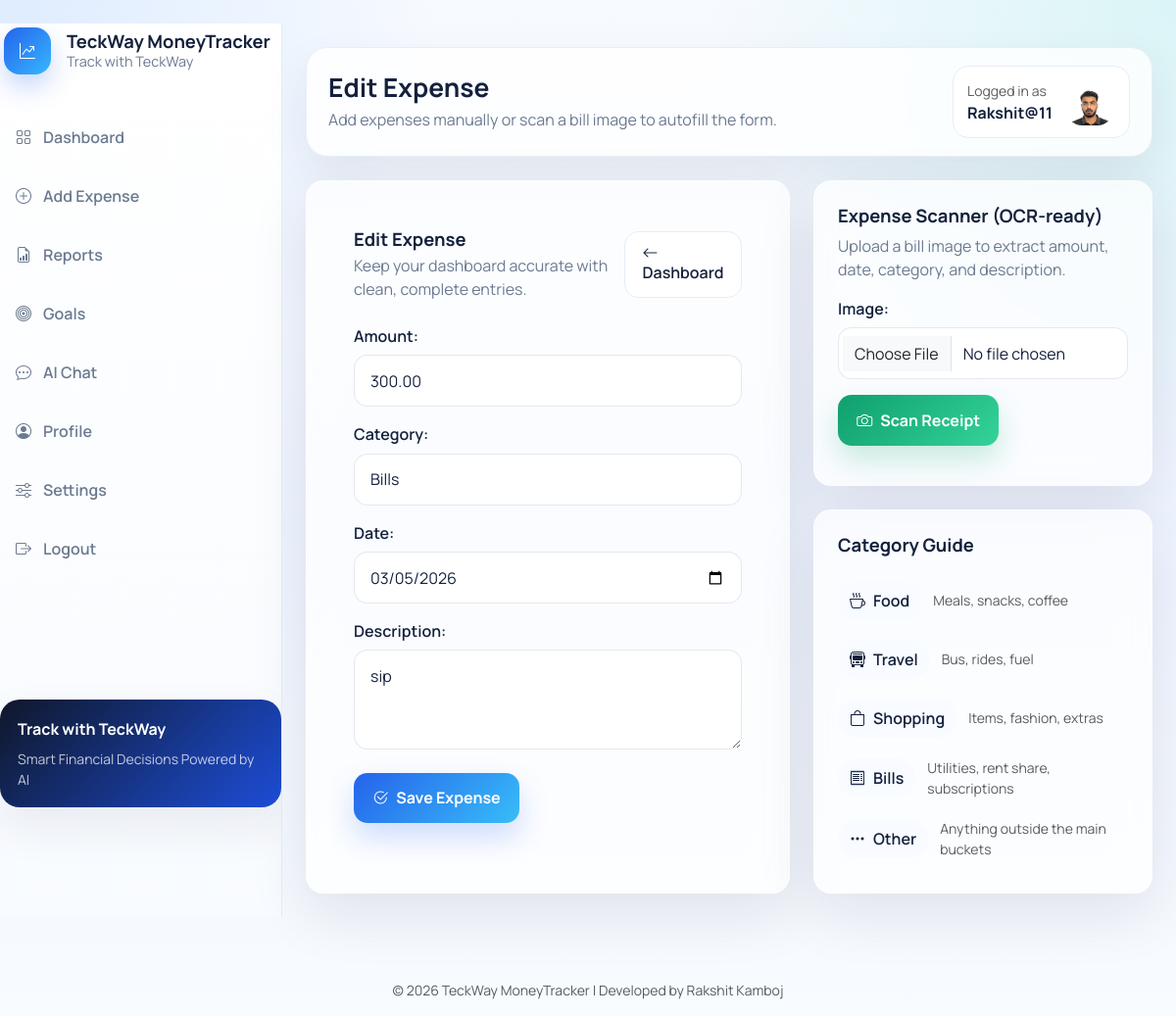
Page /expenses/2/edit/ (signed in) on the committed database.
### finance/models.py (models this page shows, shortened)
class Profile(models.Model):
    user = models.OneToOneField(User, on_delete=models.CASCADE, related_name="profile")
    profile_picture = models.ImageField(upload_to="profiles/", blank=True, null=True)
    dark_mode = models.BooleanField(default=False)
    saving_streak = models.PositiveIntegerField(default=0)

class Expense(models.Model):
    CATEGORY_CHOICES = [
        ("Food", "Food"),
        ("Travel", "Travel"),
        ("Shopping", "Shopping"),
        ("Bills", "Bills"),
        ("Other", "Other"),
    ]
    user = models.ForeignKey(
        settings.AUTH_USER_MODEL,
        on_delete=models.CASCADE,
        related_name="expenses",
    )
    amount = models.DecimalField(max_digits=10, decimal_places=2)
    category = models.CharField(max_length=20, choices=CATEGORY_CHOICES)
    date = models.DateField()
    description = models.TextField(blank=True)
    class Meta:
        ordering = ["-date", "-id"]

### finance/views.py (the view)
# urls.py: path("expenses/<int:pk>/edit/", views.edit_expense, name="edit_expense"),
@login_required
def edit_expense(request, pk):
    expense = get_object_or_404(Expense, pk=pk, user=request.user)
    form = ExpenseForm(request.POST or None, instance=expense)
    if request.method == "POST" and form.is_valid():
        form.save()
        messages.success(request, "Expense updated successfully.")
        return redirect("dashboard")
    return render(request, "add_expense.html", {"form": form, "scan_form": ExpenseScanForm(), "page_title": "Edit Expense"})

### finance/forms.py
class ExpenseForm(forms.ModelForm):
    date = forms.DateField(
        widget=forms.DateInput(attrs={"type": "date", "class": "form-control"})
    )
    class Meta:
        model = Expense
        fields = ("amount", "category", "date", "description")
        widgets = {
            "amount": forms.NumberInput(attrs={"class": "form-control", "step": "0.01"}),
            "category": forms.Select(attrs={"class": "form-select"}),
            "description": forms.Textarea(attrs={"rows": 3, "class": "form-control"}),
        }

class ExpenseScanForm(forms.ModelForm):
    class Meta:
        model = ExpenseScan
        fields = ("image",)
        widgets = {
            "image": forms.ClearableFileInput(attrs={"class": "form-control", "accept": "image/*"}),
        }

### templates/add_expense.html (shortened to what this page needs)
﻿{% extends "base.html" %}
{% block page_heading %}{{ page_title }}{% endblock %}
{% block page_subheading %}Add expenses manually or scan a bill image to autofill the form.{% endblock %}
{% block content %}
<div class="row g-4">
    <div class="col-xl-7">
        <div class="surface-card form-card p-4 p-lg-5 interactive-card h-100">
            <div class="d-flex justify-content-between align-items-center mb-4">
                <div>
                    <h2 class="section-title mb-1">{{ page_title }}</h2>
                    <p class="section-subtitle">Keep your dashboard accurate with clean, complete entries.</p>
                </div>
                <a href="{% url 'dashboard' %}" class="btn-outline-modern"><i class="bi bi-arrow-left me-2"></i>Dashboard</a>
            </div>
            <form method="post" class="form-grid">
                {{ form.as_p }}
                <button type="submit" class="btn-soft-primary mt-2"><i class="bi bi-check2-circle me-2"></i>Save Expense</button>
            </form>
        </div>
    </div>
    <div class="col-xl-5">
        <div class="surface-card p-4 interactive-card mb-4">
            <h3 class="section-title mb-2">Expense Scanner (OCR-ready)</h3>
            <p class="section-subtitle mb-3">Upload a bill image to extract amount, date, category, and description.</p>
            <form method="post" action="{% url 'scan_expense' %}" enctype="multipart/form-data" class="form-grid">
                {{ scan_form.as_p }}
                <button type="submit" class="btn-soft-success"><i class="bi bi-camera me-2"></i>Scan Receipt</button>
            </form>
        </div>
        <div class="surface-card p-4 interactive-card">
            <h3 class="section-title mb-3">Category Guide</h3>
            <ul class="list-clean">
                <li><span class="category-pill"><i class="bi bi-cup-hot"></i>Food</span><span class="small text-muted">Meals, snacks, coffee</span></li>
                <li><span class="category-pill"><i class="bi bi-bus-front"></i>Travel</span><span class="small text-muted">Bus, rides, fuel</span></li>
                <li><span class="category-pill"><i class="bi bi-bag"></i>Shopping</span><span class="small text-muted">Items, fashion, extras</span></li>
                <li><span class="category-pill"><i class="bi bi-receipt"></i>Bills</span><span class="small text-muted">Utilities, rent share, subscriptions</span></li>
                <li><span class="category-pill"><i class="bi bi-three-dots"></i>Other</span><span class="small text-muted">Anything outside the main buckets</span></li>
            </ul>
        </div>
    </div>
</div>
{% endblock %}

### templates/base.html (shortened to what this page needs)
﻿<!DOCTYPE html>
<html lang="en" data-theme="{% if user.is_authenticated and user.profile.dark_mode %}dark{% else %}light{% endif %}">
<head>
    <link href="https://cdn.jsdelivr.net/npm/bootstrap@5.3.3/dist/css/bootstrap.min.css" rel="stylesheet">
    <link href="https://cdn.jsdelivr.net/npm/bootstrap-icons@1.11.3/font/bootstrap-icons.css" rel="stylesheet">
    <link href="/static/css/app.css?v=20260327-premium-redesign" rel="stylesheet">
</head>
<body>
    {% if user.is_authenticated %}
        <div class="app-shell d-lg-flex">
            <aside class="sidebar offcanvas-lg offcanvas-start" tabindex="-1" id="appSidebar" aria-labelledby="appSidebarLabel">
                <div class="sidebar-inner d-flex flex-column offcanvas-body">
                    <div class="sidebar-brand d-flex align-items-center justify-content-between gap-3">
                        <div class="d-flex align-items-center gap-3 min-w-0">
                            <div class="brand-mark flex-shrink-0"><i class="bi bi-graph-up-arrow"></i></div>
                            <div class="brand-copy">
                                <h4 id="appSidebarLabel">TeckWay MoneyTracker</h4>
                                <p>Track with TeckWay</p>
                            </div>
                        </div>
                    </div>
                    <nav class="sidebar-nav">
                        <a class="sidebar-link {% if request.resolver_match.url_name == 'dashboard' %}active{% endif %}" href="{% url 'dashboard' %}"><i class="bi bi-grid"></i><span>Dashboard</span></a>
                        <a class="sidebar-link {% if request.resolver_match.url_name == 'add_expense' %}active{% endif %}" href="{% url 'add_expense' %}"><i class="bi bi-plus-circle"></i><span>Add Expense</span></a>
                        <a class="sidebar-link {% if request.resolver_match.url_name == 'reports' %}active{% endif %}" href="{% url 'reports' %}"><i class="bi bi-file-earmark-bar-graph"></i><span>Reports</span></a>
                        <a class="sidebar-link " href="{% url 'goals' %}"><i class="bi bi-bullseye"></i><span>Goals</span></a>
                        <a class="sidebar-link {% if request.resolver_match.url_name == 'chat' %}active{% endif %}" href="{% url 'chat' %}"><i class="bi bi-chat-dots"></i><span>AI Chat</span></a>
                        <a class="sidebar-link {% if request.resolver_match.url_name == 'profile' %}active{% endif %}" href="{% url 'profile' %}"><i class="bi bi-person-circle"></i><span>Profile</span></a>
                        <a class="sidebar-link {% if request.resolver_match.url_name == 'settings' %}active{% endif %}" href="{% url 'settings' %}"><i class="bi bi-sliders"></i><span>Settings</span></a>
                        <form method="post" action="{% url 'logout' %}" class="mt-2">
                            <button type="submit" class="sidebar-link border-0 bg-transparent w-100 text-start"><i class="bi bi-box-arrow-right"></i><span>Logout</span></button>
                        </form>
                    </nav>
                    <div class="sidebar-footer d-none d-lg-block">
                        <div class="sidebar-tip">
                            <div class="fw-bold mb-2">Track with TeckWay</div>
                            <div class="small opacity-75">Smart Financial Decisions Powered by AI</div>
                        </div>
                    </div>
                </div>
            </aside>
            <main class="content-area">
                <div class="topbar d-none d-lg-flex flex-column flex-md-row align-items-md-center justify-content-between gap-3">
                    <div class="topbar-title">
                        <h1>{% block page_heading %}TeckWay MoneyTracker{% endblock %}</h1>
                        <p>{% block page_subheading %}Track with TeckWay{% endblock %}</p>
                    </div>
                    <div class="d-flex align-items-center gap-3 flex-wrap justify-content-end">
                        <a href="{% url 'profile' %}" class="profile-chip text-decoration-none">
                            <div>
                                <div class="small text-muted">Logged in as</div>
                                <div class="fw-bold">{{ user.username }}</div>
                            </div>
                            {% if user.profile.profile_picture %}
                                <img src="{{ user.profile.profile_picture.url }}" alt="Profile" class="topbar-avatar-image">
                            {% else %}
                                <div class="profile-avatar"><i class="bi bi-person"></i></div>
                            {% endif %}
                        </a>
                    </div>
                </div>
                <section class="page-section mt-0 mt-lg-4">
    {% endif %}
    {% block content %}{% endblock %}
    {% if user.is_authenticated %}
                </section>
            </main>
        </div>
    {% else %}
        </main>
    {% endif %}
    <footer class="text-center mt-5 p-3 small text-muted">
        © 2026 TeckWay MoneyTracker | Developed by Rakshit Kamboj
    </footer>
</body>
</html>

### templates/base.html (style rules this page uses)
body { font-family: 'Manrope', sans-serif; }

### rows in the picture
Expense: amount "300.00", category "Bills", date "03/05/2026", description "sip"

### other values in the picture
{{ page_title }} "Edit Expense"
{{ user.username }} "Rakshit@11"
